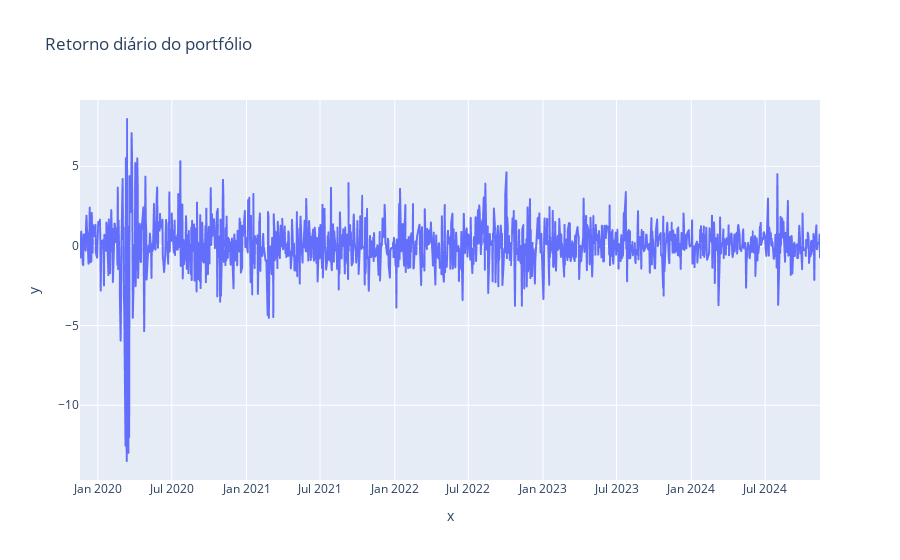

The notebook cell saved with this chart:
### Code cell
figura = px.line(x = df_alocado.index, y = df_alocado['taxa retorno'], title = 'Retorno diário do portfólio')
figura.show()

### Figure 1 — Plotly figure (JSON) as saved in the notebook; plotly's stock layout.template omitted (floating-point values rounded to 4 significant figures; data arrays with more than 128 entries replaced by an {"elided": "..."} marker saying what was removed)
{"data": [{"hovertemplate": "x=%{x}<br>y=%{y}<extra></extra>", "legendgroup": "", "line": {"color": "#636efa", "dash": "solid"}, "marker": {"symbol": "circle"}, "mode": "lines", "name": "", "showlegend": false, "type": "scattergl", "x": {"elided": "1243 str values"}, "xaxis": "x", "y": {"elided": "1243 float values"}, "yaxis": "y"}], "layout": {"legend": {"tracegroupgap": 0}, "title": {"text": "Retorno diário do portfólio"}, "xaxis": {"anchor": "y", "domain": [0, 1], "title": {"text": "x"}}, "yaxis": {"anchor": "x", "domain": [0, 1], "title": {"text": "y"}}}}
